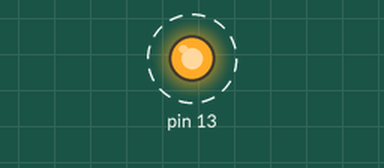
Recording of a sketch running on a simulated Arduino Uno, built with avr-gcc and run on an emulated ATmega328P. On the bench: output pins drawn as LEDs (lit = HIGH). Dashed ring = blinking.

Above: at 0.2 s.
Timing chart, 0 to 3.0 s (numbered marks = the images above):
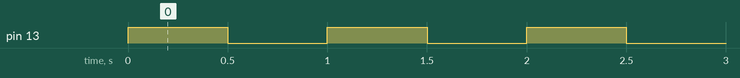

The sketch:

utils.ino
```cpp
#include "utils.h"

void delay500 () {
  delay(500);
}
```

main.ino
```cpp
#include "utils.h"

void setup () {
  pinMode(13, OUTPUT);
}

void loop () {
  digitalWrite(13, HIGH);
  delay500();
  digitalWrite(13, LOW);
  delay500();
}
```

utils.h
```cpp
#ifndef _UTILS_H_
#define _UTILS_H_

void delay500 ();

#endif
```

Measured:
- by itself, pin 13: alternates HIGH for 0.50 s and LOW for 0.50 s
